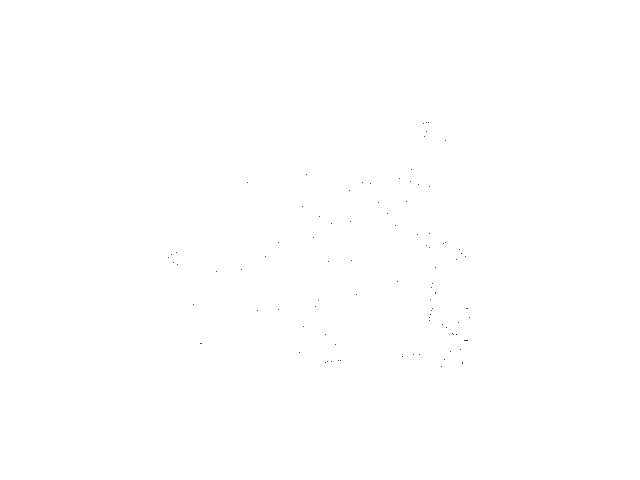
Frame 1 (no input)
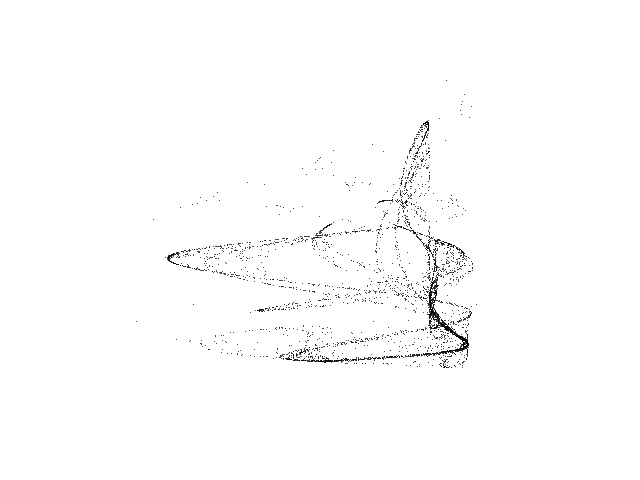
Frame 60 (the mouse pressed at the canvas centre just before this capture)
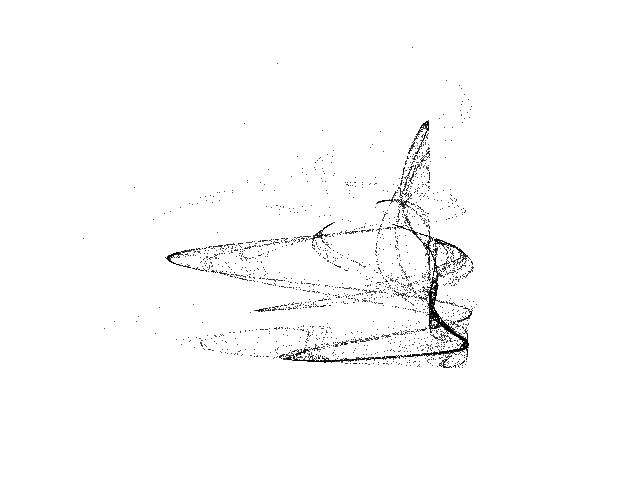
Frame 120 (the mouse held since frame 60 and released just before this capture)

The Processing sketch that drew these frames (run headless with seeded random() and noise(); from frame 60 on, the mouse is pressed at the canvas centre):

// Processing sketch: Bedhead_D
// ── Bedhead_D.pde
// Bedhead D chaotic map //

  float x = 1.0;
  float y = 1.0;
  float a = 0.06;
  float b = 0.98;


void setup() {
  
  size(640,480);
  background(255);
  
}


void draw() {
  
  for (int i=0; i<100; i++) {
    
    float nx = x;
    float ny = y;
     
    x = sin(nx * ny / b) * ny + cos(a * nx - ny);
    y = nx + sin(y) / b;

    point(370 + (60 * x), 260 + (40 * y));
        
  }

}
